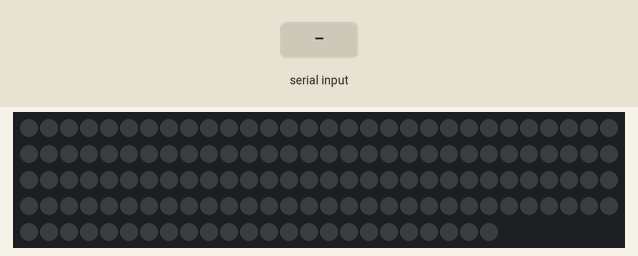
A sketch run on a simulated Arduino Uno, built with avr-gcc and run on an emulated ATmega328P. Parts: 144 RGB LEDs in strip order, left to right, continuing on the next row. Inputs (shaded band) come from the test bench. Dim RGB values are drawn brighter than linear; random numbers use the default seed unless the sketch sets one; what the sketch prints to the serial monitor is not drawn.

Above: at 1.2 s.
1.3 s: ">" received over Serial
At 1.47 s:
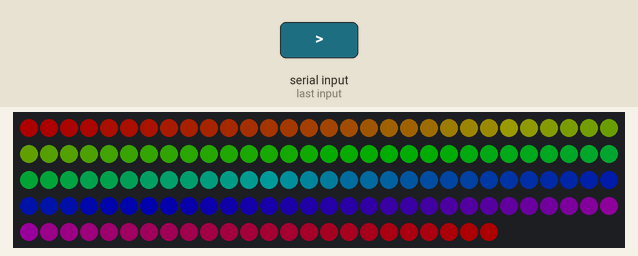
3.7 s: "<" received over Serial
At 4.9 s:
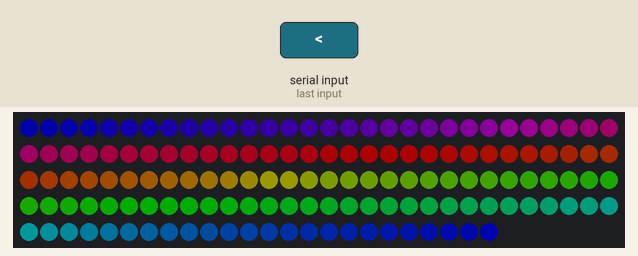
5.2 s: "<90,45>" received over Serial
At 6.4 s:
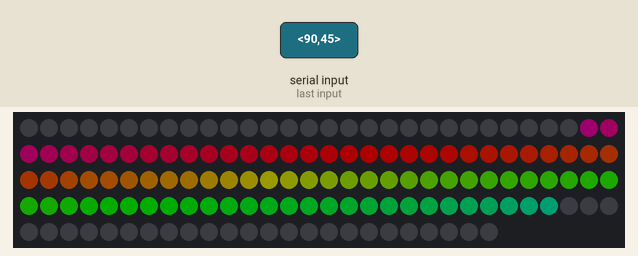
6.7 s: "<30,150>" received over Serial
At 7.8 s:
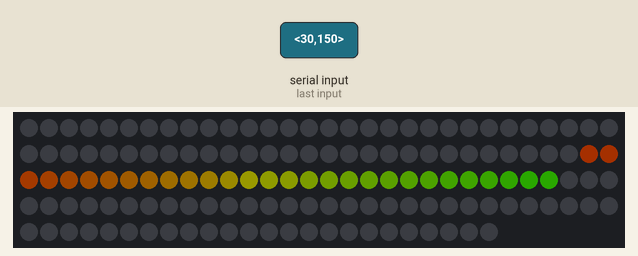
8.2 s: "<1,90,45>" received over Serial
At 8.9 s:
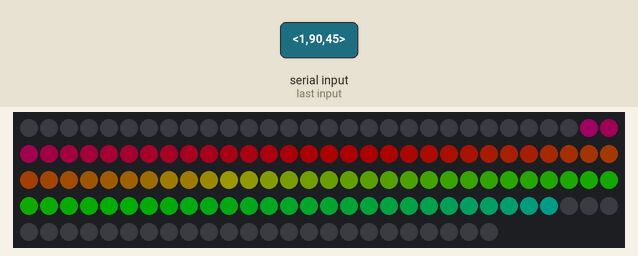
9.7 s: "<" received over Serial
At 10.18 s:
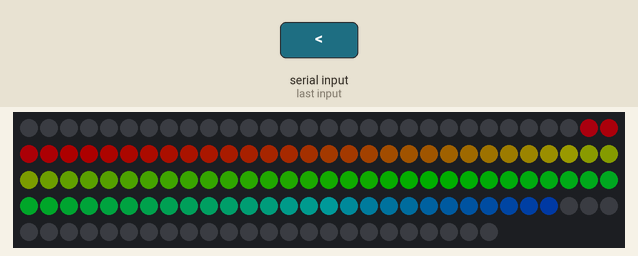
Timing chart, 0 to 12.7 s (numbered marks = the images above; inputs shaded):
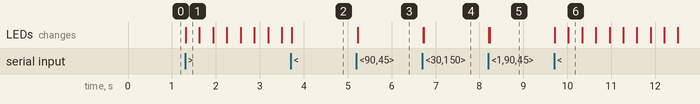

The sketch:

S-LED.ino
```cpp
#include <Adafruit_NeoPixel.h>

#define PIN 5
#define NUM_LEDS 144
#define BRIGHTNESS 50

int effect_buffer[50] = { 0, };
int prevRGB[3] = { 0, 0, 0 };
int responsiveRGB[3] = { 0, 0, 0};
int responsiveRGB_Cursor = 0;
int responsiveRGB_Count = 0;
int cycle = 0;
int effects_remain = 0;
int mode = 0;
int volume = 0;
int volume_len = 0;

Adafruit_NeoPixel strip = Adafruit_NeoPixel(NUM_LEDS, PIN, NEO_GRBW + NEO_KHZ800);

int flag_checker(char flag){
   if(flag == '>'){
      mode++;
      if(mode == 3){
        mode = 0;
      }
      Serial.print('>');
      return 1;
    } else if(flag == '<'){
      mode--;
      if(mode == -1){
        mode = 2;
      }
      Serial.print('<');
      return 1;
    } else if('a' <= flag && flag <= 'z'){
      effect_buffer[effects_remain++] = (flag - 'a') * 100 + 40;
      return 2;
    } else if('0' <= flag && flag <= '9'){
      return 3;
    } else{
      return 0;
    }
}

void soundReactiveMode() {
  int volume_temp = 0;
  volume_len = 0;

  while(Serial.available()){
    int flag_case;
    char flag[2];

    flag[0] = Serial.read();
    flag_case = flag_checker(flag[0]);

    if(flag_case == 0){
      break;
    } else if(flag_case == 1){
      continue;
    }

    int temp = atoi(flag);

    volume_temp = volume_temp * 10 + temp;
    volume_len++;

    if(volume_len == 2){
      volume = volume_temp;
    }
  }

  for(uint16_t i=0; i<strip.numPixels(); i++) {
    if (i <= strip.numPixels()/2 - volume || strip.numPixels()/2 + volume <= i){
      strip.setPixelColor(i, strip.Color(0, 0, 0));
    } else{
      strip.setPixelColor(i, Wheel(((i * 256 / strip.numPixels()) + cycle) & 255));
    }
  }
  cycle++;
  if(cycle == 256){
    cycle = 0;
  }

  effect_checker();
  strip.show();
}

void effect_checker(){
  int idx = 0;

  while(effect_buffer[idx]){
    int effect = effect_buffer[idx] / 100;

    effects(effect, effect_buffer[idx] % 100);
    effect_buffer[idx]--;

    if(effect_buffer[idx] % 100 == 0){
      int temp_idx = idx;

      while(effect_buffer[idx]){
        effect_buffer[idx] = effect_buffer[idx + 1];
        idx++;
      }

      idx = temp_idx;
      effects_remain--;
    } else {
      idx++;
    }
  }
}

void effects(int type, int stage) {
  switch(type){
    case 0:{
      for(int i = 0; i < strip.numPixels(); i++){
        randomSeed(analogRead(0));

        if (random(0, 10) >= 9){
          strip.setPixelColor(i, strip.Color(random(100, 255), random(100, 255), random(100, 255)));
        }
      }
      break;
    }
    case 1:{
      for(int i = 0; i < strip.numPixels(); i++){
        float temp = 40 - stage;
        if (temp > 20){
          temp = 40 - temp;
        }

        float dim = temp / 20;
        strip.setPixelColor(i, strip.Color((int)(255 * dim), 0, 0));
      }
      break;
    }
    case 2:{
      for(int i = 0; i < strip.numPixels(); i++){
        float temp = 40 - stage;
        if (temp > 20){
          temp = 40 - temp;
        }

        float dim = temp / 20;
        strip.setPixelColor(i, strip.Color(0, (int)(255 * dim), 0));
      }
      break;
    }
    case 3:{
      for(int i = 0; i < strip.numPixels(); i++){
        float temp = 40 - stage;
        if (temp > 20){
          temp = 40 - temp;
        }

        float dim = temp / 20;
        strip.setPixelColor(i, strip.Color(0, 0, (int)(255 * dim)));
      }
      break;
    }
    case 4:{
      for(int i = 0; i < strip.numPixels(); i++){
        float temp = 40 - stage;
        if (temp > 20){
          temp = 40 - temp;
        }

        float dim = temp / 20;
        strip.setPixelColor(i, strip.Color((int)(255 * dim), (int)(255 * dim), (int)(255 * dim)));
      }
      break;
    }
  }
}

void Rainbow() {
  while(Serial.available()){
    char flag = Serial.read();
    flag_checker(flag);
  }

  for(uint16_t i=0; i<strip.numPixels(); i++) {
      strip.setPixelColor(i, Wheel(((i * 256 / strip.numPixels()) + cycle) & 255));
  }

  effect_checker();
  strip.show();

  cycle++;
  if(cycle == 256){
    cycle = 0;
  }
}

uint32_t Wheel(byte WheelPos) {
  WheelPos = 255 - WheelPos;
  if(WheelPos < 85) {
    return strip.Color(255 - WheelPos * 3, 0, WheelPos * 3,0);
  }
  if(WheelPos < 170) {
    WheelPos -= 85;
    return strip.Color(0, WheelPos * 3, 255 - WheelPos * 3,0);
  }
  WheelPos -= 170;
  return strip.Color(WheelPos * 3, 255 - WheelPos * 3, 0,0);
}

void responsiveRGB_Mode(){
  responsiveRGB_Count = 0;
  responsiveRGB_Cursor = 0;

  while(Serial.available()){
    char flag[2];
    int flag_case;

    flag[0] = Serial.read();
    flag_case = flag_checker(flag[0]);

    if(flag_case == 0){
      break;
    } else if(flag_case == 1){
      continue;
    }

    int temp = atoi(flag);

    responsiveRGB[responsiveRGB_Cursor] = (responsiveRGB[responsiveRGB_Cursor] * 10 + temp) % 1000;
    responsiveRGB_Count++;

    if(responsiveRGB_Count == 9){
      responsiveRGB_Count = 0;
      responsiveRGB_Cursor = 0;
      for(int i = 0; i < strip.numPixels(); i++){
        strip.setPixelColor(i, strip.Color(responsiveRGB[0], responsiveRGB[1], responsiveRGB[2]));
      }
      prevRGB[0] = responsiveRGB[0];
      prevRGB[1] = responsiveRGB[1];
      prevRGB[2] = responsiveRGB[2];
    } else if(responsiveRGB_Count % 3 == 0){
      responsiveRGB_Cursor++;
      if(responsiveRGB_Cursor == 3){
        responsiveRGB_Cursor = 0;
      }

      for(int i = 0; i < strip.numPixels(); i++){
        strip.setPixelColor(i, strip.Color(prevRGB[0], prevRGB[1], prevRGB[2]));
      }
      effect_checker();
      strip.show();
    }

    for(int i = 0; i < strip.numPixels(); i++){
      strip.setPixelColor(i, strip.Color(prevRGB[0], prevRGB[1], prevRGB[2]));
    }
    effect_checker();
    strip.show();
  }
}

void setup()
{
  Serial.begin(2000000);
  strip.setBrightness(BRIGHTNESS);
  strip.begin();
}

void loop(){
  if(mode == 0){
    responsiveRGB_Mode();
  } else if(mode == 1){
    Rainbow();
  } else if(mode == 2){
    soundReactiveMode();
  }
}
```

Measured:
- after the input at 1.3 s, the LEDs: change at once (image 1)
- after the input at 5.2 s, the LEDs: first change at once (image 3 shows a later state)
- after the input at 6.7 s, the LEDs: first change at once (image 4 shows a later state)
- after the input at 8.2 s, the LEDs: first change at once (image 5 shows a later state)
- after the input at 9.7 s, the LEDs: first change at once (image 6 shows a later state)
